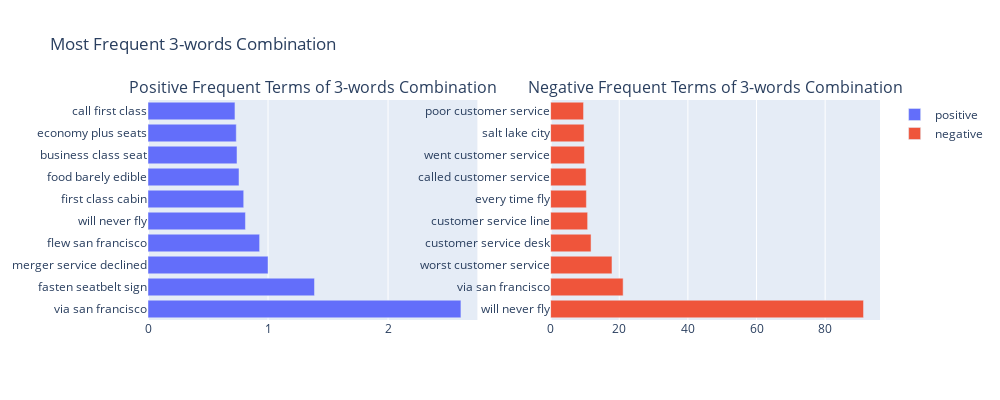

This figure's notebook cell:
### Markdown cell above
#  Word Cloud : United Airlines Customer Reviews

### Code cell
domain_stopwords = {'airline', 'flight', 'plane', 'airport', 'flights', 'airlines', 'united'}
stopwords = set.union(STOPWORDS, domain_stopwords)

generate_cloud(DUA[DUA['airline_no']==4], False)

### Figure 1 — Plotly figure (JSON) as saved in the notebook; plotly's stock layout.template omitted (floating-point values rounded to 4 significant figures)
{"data": [{"name": "positive", "orientation": "h", "type": "bar", "x": [2.607, 1.387, 1, 0.9299, 0.8118, 0.7974, 0.7582, 0.7416, 0.7355, 0.7245], "xaxis": "x", "y": ["via san francisco", "fasten seatbelt sign", "merger service declined", "flew san francisco", "will never fly", "first class cabin", "food barely edible", "business class seat", "economy plus seats", "call first class"], "yaxis": "y"}, {"name": "negative", "orientation": "h", "type": "bar", "x": [91.18, 21.14, 17.89, 11.79, 10.79, 10.43, 10.34, 9.86, 9.756, 9.599], "xaxis": "x2", "y": ["will never fly", "via san francisco", "worst customer service", "customer service desk", "customer service line", "every time fly", "called customer service", "went customer service", "salt lake city", "poor customer service"], "yaxis": "y2"}], "layout": {"annotations": [{"font": {"size": 16}, "showarrow": false, "text": "Positive Frequent Terms of 3-words Combination", "x": 0.225, "xanchor": "center", "xref": "paper", "y": 1, "yanchor": "bottom", "yref": "paper"}, {"font": {"size": 16}, "showarrow": false, "text": "Negative Frequent Terms of 3-words Combination", "x": 0.775, "xanchor": "center", "xref": "paper", "y": 1, "yanchor": "bottom", "yref": "paper"}], "height": 400, "margin": {"l": 100}, "title": {"text": "Most Frequent 3-words Combination"}, "width": 1000, "xaxis": {"anchor": "y", "domain": [0, 0.45]}, "xaxis2": {"anchor": "y2", "domain": [0.55, 1]}, "yaxis": {"anchor": "x", "domain": [0, 1]}, "yaxis2": {"anchor": "x2", "domain": [0, 1]}}}
